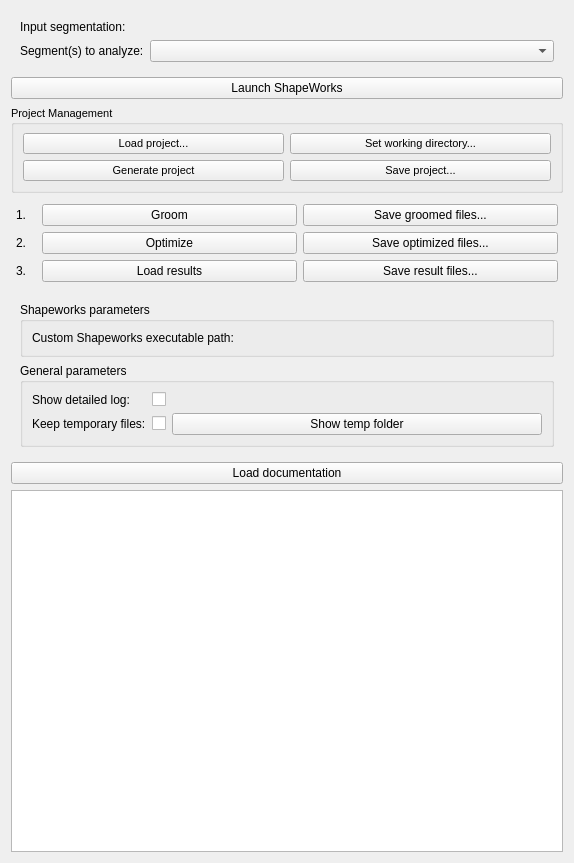
<?xml version="1.0" encoding="UTF-8"?>
<ui version="4.0">
 <class>ShapeworksRunner</class>
 <widget class="qSlicerWidget" name="ShapeworksRunner">
  <property name="geometry">
   <rect>
    <x>0</x>
    <y>0</y>
    <width>574</width>
    <height>863</height>
   </rect>
  </property>
  <property name="windowTitle">
   <string>ShapeWorks Runner</string>
  </property>
  <layout class="QVBoxLayout" name="verticalLayout">
   <item>
    <widget class="ctkCollapsibleButton" name="inputParametersCollapsibleButton" native="true">
     <property name="maximumSize">
      <size>
       <width>16777215</width>
       <height>100</height>
      </size>
     </property>
     <property name="text" stdset="0">
      <string>Inputs</string>
     </property>
     <layout class="QFormLayout" name="formLayout_2">
      <item row="0" column="0">
       <widget class="QLabel" name="inputSegmentationLabel">
        <property name="text">
         <string>Input segmentation:</string>
        </property>
       </widget>
      </item>
      <item row="0" column="1">
       <widget class="qMRMLCheckableNodeComboBox" name="inputSegmentationSelector" native="true">
        <property name="enabled">
         <bool>true</bool>
        </property>
        <property name="toolTip">
         <string>Shapeworks will analyze these segmentation nodes.</string>
        </property>
        <property name="nodeTypes" stdset="0">
         <stringlist>
          <string>vtkMRMLSegmentationNode</string>
         </stringlist>
        </property>
        <property name="showChildNodeTypes" stdset="0">
         <bool>false</bool>
        </property>
        <property name="noneEnabled" stdset="0">
         <bool>false</bool>
        </property>
        <property name="addEnabled" stdset="0">
         <bool>false</bool>
        </property>
        <property name="removeEnabled" stdset="0">
         <bool>false</bool>
        </property>
       </widget>
      </item>
      <item row="1" column="0">
       <widget class="QLabel" name="segmentSelectorLabel">
        <property name="text">
         <string>Segment(s) to analyze:</string>
        </property>
       </widget>
      </item>
      <item row="1" column="1">
       <widget class="ctkCheckableComboBox" name="segmentSelectorCombBox"/>
      </item>
     </layout>
    </widget>
   </item>
   <item>
    <widget class="QPushButton" name="launchShapeWorksPushButton_">
     <property name="text">
      <string>Launch ShapeWorks</string>
     </property>
    </widget>
   </item>
   <item>
    <widget class="QGroupBox" name="groupBox">
     <property name="font">
      <font>
       <pointsize>8</pointsize>
       <weight>50</weight>
       <bold>false</bold>
      </font>
     </property>
     <property name="title">
      <string>Project Management</string>
     </property>
     <property name="alignment">
      <set>Qt::AlignLeading|Qt::AlignLeft|Qt::AlignVCenter</set>
     </property>
     <property name="flat">
      <bool>false</bool>
     </property>
     <layout class="QGridLayout" name="gridLayout_2">
      <item row="0" column="1">
       <widget class="QPushButton" name="setWorkingDirectoryPushButton_">
        <property name="text">
         <string>Set working directory...</string>
        </property>
       </widget>
      </item>
      <item row="0" column="0">
       <widget class="QPushButton" name="loadProjectPushButton_">
        <property name="text">
         <string>Load project...</string>
        </property>
       </widget>
      </item>
      <item row="1" column="0">
       <widget class="QPushButton" name="generateProjectPushButton_">
        <property name="text">
         <string>Generate project</string>
        </property>
       </widget>
      </item>
      <item row="1" column="1">
       <widget class="QPushButton" name="saveProjectPushButton_">
        <property name="text">
         <string>Save project...</string>
        </property>
       </widget>
      </item>
     </layout>
    </widget>
   </item>
   <item>
    <layout class="QGridLayout" name="gridLayout">
     <property name="leftMargin">
      <number>5</number>
     </property>
     <property name="topMargin">
      <number>5</number>
     </property>
     <property name="rightMargin">
      <number>5</number>
     </property>
     <property name="bottomMargin">
      <number>5</number>
     </property>
     <item row="6" column="2">
      <widget class="QPushButton" name="saveOptimizePushButton_">
       <property name="text">
        <string>Save optimized files...</string>
       </property>
      </widget>
     </item>
     <item row="5" column="2">
      <widget class="QPushButton" name="saveGroomedPushButton_">
       <property name="text">
        <string>Save groomed files...</string>
       </property>
      </widget>
     </item>
     <item row="7" column="0">
      <widget class="QLabel" name="label_4">
       <property name="text">
        <string>3.</string>
       </property>
      </widget>
     </item>
     <item row="6" column="1">
      <widget class="QPushButton" name="optimizePushButton_">
       <property name="text">
        <string>Optimize</string>
       </property>
      </widget>
     </item>
     <item row="7" column="2">
      <widget class="QPushButton" name="saveResultsPushButton_">
       <property name="text">
        <string>Save result files...</string>
       </property>
      </widget>
     </item>
     <item row="5" column="1">
      <widget class="QPushButton" name="groomPushButton_">
       <property name="text">
        <string>Groom</string>
       </property>
      </widget>
     </item>
     <item row="5" column="0">
      <widget class="QLabel" name="label_2">
       <property name="maximumSize">
        <size>
         <width>20</width>
         <height>16777215</height>
        </size>
       </property>
       <property name="text">
        <string>1.</string>
       </property>
      </widget>
     </item>
     <item row="6" column="0">
      <widget class="QLabel" name="label_3">
       <property name="text">
        <string>2.</string>
       </property>
      </widget>
     </item>
     <item row="7" column="1">
      <widget class="QPushButton" name="loadResultsPushButton_">
       <property name="text">
        <string>Load results</string>
       </property>
      </widget>
     </item>
    </layout>
   </item>
   <item>
    <widget class="ctkCollapsibleButton" name="advancedCollapsibleButton" native="true">
     <property name="text" stdset="0">
      <string>Advanced</string>
     </property>
     <property name="collapsed" stdset="0">
      <bool>true</bool>
     </property>
     <layout class="QVBoxLayout" name="verticalLayout_2">
      <item>
       <widget class="ctkCollapsibleGroupBox" name="CleaverParametersGroupBox">
        <property name="title">
         <string>Shapeworks parameters</string>
        </property>
        <layout class="QFormLayout" name="formLayout_8">
         <item row="0" column="0">
          <widget class="QLabel" name="shapeworksCustomExecutableLabel">
           <property name="text">
            <string>Custom Shapeworks executable path:</string>
           </property>
          </widget>
         </item>
         <item row="0" column="1">
          <widget class="ctkPathLineEdit" name="customShapeworksPathSelector" native="true">
           <property name="toolTip">
            <string>Set shapeworks-cli executable path.
 If value is empty then shapeworks-cli bundled with this extension will be used.</string>
           </property>
          </widget>
         </item>
        </layout>
       </widget>
      </item>
      <item>
       <widget class="ctkCollapsibleGroupBox" name="GeneralParametersGroupBox">
        <property name="title">
         <string>General parameters</string>
        </property>
        <layout class="QFormLayout" name="formLayout_10">
         <item row="0" column="0">
          <widget class="QLabel" name="detailedLogLabel">
           <property name="text">
            <string>Show detailed log:</string>
           </property>
          </widget>
         </item>
         <item row="0" column="1">
          <widget class="QCheckBox" name="showDetailedLogDuringExecutionCheckBox">
           <property name="toolTip">
            <string>Show detailed log during model generation.</string>
           </property>
           <property name="text">
            <string/>
           </property>
          </widget>
         </item>
         <item row="1" column="0">
          <widget class="QLabel" name="temporaryFilesLabel">
           <property name="text">
            <string>Keep temporary files:</string>
           </property>
          </widget>
         </item>
         <item row="1" column="1">
          <layout class="QHBoxLayout" name="temporaryFilesLayout">
           <item>
            <widget class="QCheckBox" name="keepTemporaryFilesCheckBox">
             <property name="toolTip">
              <string>Keep temporary files (inputs, computed outputs, logs) after the model generation is completed.</string>
             </property>
             <property name="text">
              <string/>
             </property>
            </widget>
           </item>
           <item>
            <widget class="QPushButton" name="showTemporaryFilesFolderButton">
             <property name="sizePolicy">
              <sizepolicy hsizetype="MinimumExpanding" vsizetype="Preferred">
               <horstretch>0</horstretch>
               <verstretch>0</verstretch>
              </sizepolicy>
             </property>
             <property name="toolTip">
              <string>Open the folder where temporary files are stored.</string>
             </property>
             <property name="text">
              <string>Show temp folder</string>
             </property>
            </widget>
           </item>
          </layout>
         </item>
        </layout>
       </widget>
      </item>
     </layout>
    </widget>
   </item>
   <item>
    <widget class="QPushButton" name="loadDocsButton_">
     <property name="enabled">
      <bool>true</bool>
     </property>
     <property name="toolTip">
      <string>Run the algorithm.</string>
     </property>
     <property name="text">
      <string>Load documentation</string>
     </property>
    </widget>
   </item>
   <item>
    <widget class="QPlainTextEdit" name="statusLabel">
     <property name="textInteractionFlags">
      <set>Qt::TextSelectableByMouse</set>
     </property>
     <property name="centerOnScroll">
      <bool>true</bool>
     </property>
    </widget>
   </item>
  </layout>
 </widget>
 <customwidgets>
  <customwidget>
   <class>ctkCheckableComboBox</class>
   <extends>QComboBox</extends>
   <header>ctkCheckableComboBox.h</header>
  </customwidget>
  <customwidget>
   <class>ctkCollapsibleButton</class>
   <extends>QWidget</extends>
   <header>ctkCollapsibleButton.h</header>
   <container>1</container>
  </customwidget>
  <customwidget>
   <class>ctkCollapsibleGroupBox</class>
   <extends>QGroupBox</extends>
   <header>ctkCollapsibleGroupBox.h</header>
   <container>1</container>
  </customwidget>
  <customwidget>
   <class>ctkPathLineEdit</class>
   <extends>QWidget</extends>
   <header>ctkPathLineEdit.h</header>
  </customwidget>
  <customwidget>
   <class>qMRMLNodeComboBox</class>
   <extends>QWidget</extends>
   <header>qMRMLNodeComboBox.h</header>
  </customwidget>
  <customwidget>
   <class>qSlicerWidget</class>
   <extends>QWidget</extends>
   <header>qSlicerWidget.h</header>
   <container>1</container>
  </customwidget>
  <customwidget>
   <class>qMRMLCheckableNodeComboBox</class>
   <extends>qMRMLNodeComboBox</extends>
   <header>qMRMLCheckableNodeComboBox.h</header>
  </customwidget>
 </customwidgets>
 <resources/>
 <connections/>
</ui>
